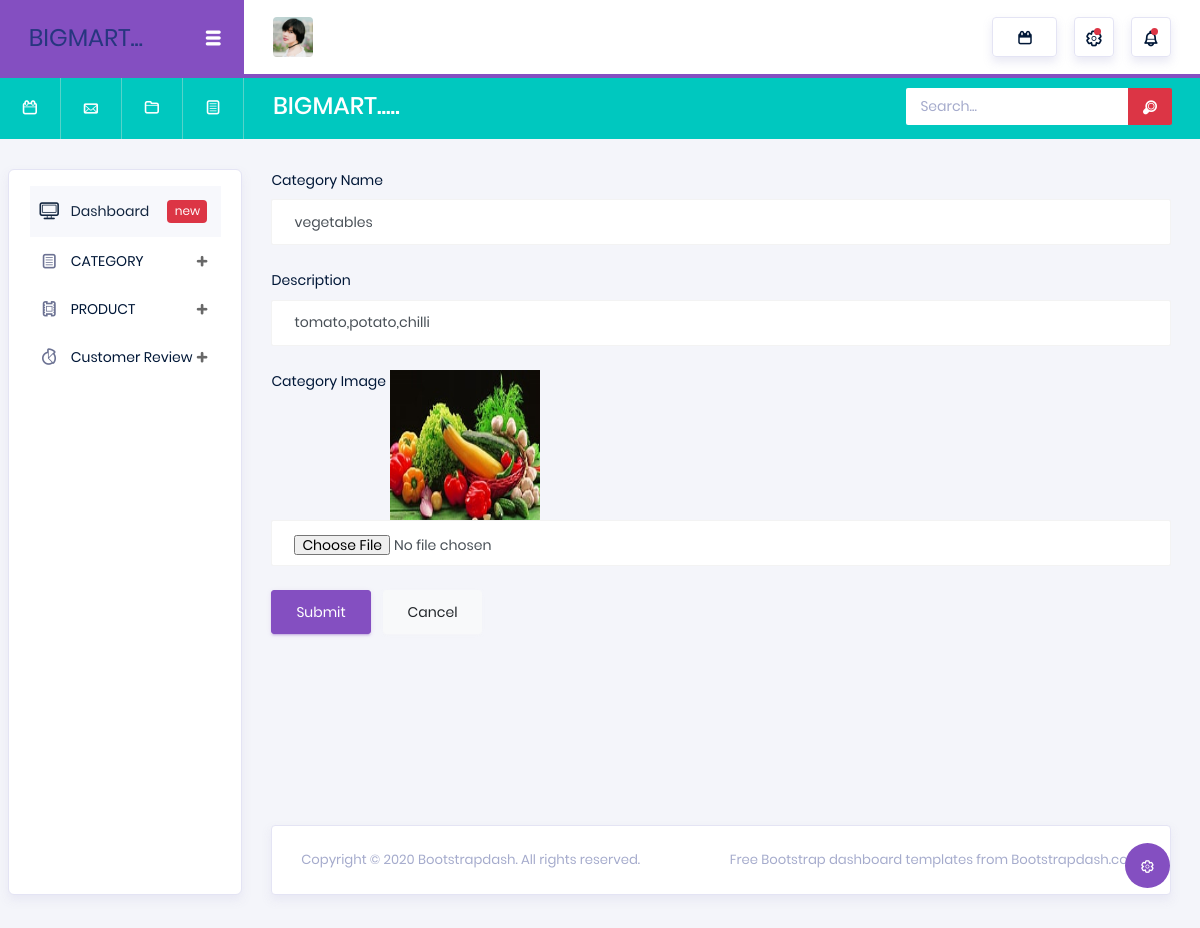
The page /Backend/edit_category/2/ on the database its author committed.
### Backend/models.py (models this page shows)
class Category_db(models.Model):
    Category_Name=models.CharField(max_length=100,blank=True,null=True)
    Description=models.CharField(max_length=100,blank=True,null=True)
    Category_image=models.ImageField(upload_to="category images",null=True,blank=True)

### Backend/views.py (the view)
# urls.py: path('edit_category/<int:cid>/',views.edit_category,name="edit_category"),
def edit_category(req,cid):
    data=Category_db.objects.get(id=cid)
    return render(req,"edit_category.html",{"data":data})

### Backend/templates/edit_category.html (shortened to what this page needs)
<!DOCTYPE html>
{% extends 'index.html'%}
{%block content%}
<html lang="en">
<head>
</head>
<body>
<form class="forms-sample" method="post" action="{%url 'update_category' cid=data.id %}" enctype="multipart/form-data">
                    <div class="form-group">
                      <label for="exampleInputName1">Category Name</label>
                      <input type="text" class="form-control" id="exampleInputName1" placeholder="Name" name="name" value="{{data.Category_Name}}">
                    </div>
                    <div class="form-group">
                      <label for="exampleInputEmail3">Description</label>
                      <input type="text" class="form-control" id="exampleInputEmail3" placeholder="Description" name="dis" value="{{data.Description}}">
                    </div>
                    <div class="form-group">
                      <label for="exampleInputEmail3">Category Image</label>
                        <img src="{{data.Category_image.url}}" height="150px" width="150px">
                      <input type="file" class="form-control" id="exampleInputEmail3" placeholder="" name="image">
                    </div>
                    <button type="submit" class="btn btn-primary mr-2">Submit</button>
                    <button class="btn btn-light">Cancel</button>
                  </form>
</body>
</html>
{%endblock%}

### rows shown on the page
Category_db: name "vegetables", dis "tomato,potato,chilli", Category_image (picture)
